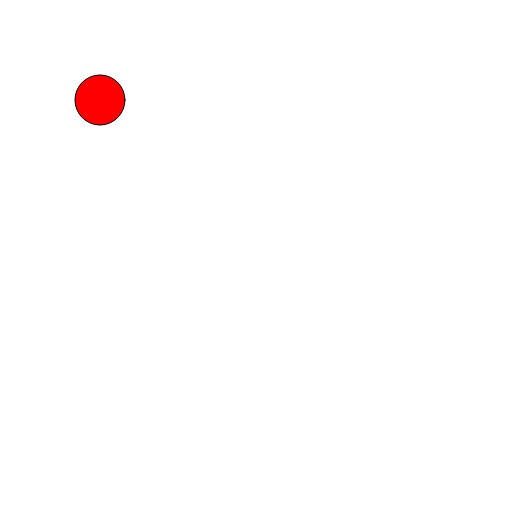
Frame 1 (no input)
Frame 60 (no input): identical to frame 1, image omitted
Frame 120 (the mouse pressed at the canvas centre since frame 60): identical to frame 1, image omitted

The p5.js sketch that drew this single still picture (run headless with seeded random() and noise() and a simulated clock; from frame 60 on, the mouse is pressed at the canvas centre):

// p5.js sketch
// ── sketch.js
let x = 100;
let y = 100;

function setup() {
  createCanvas(512, 512);
  fill(255, 0, 0);
}

function draw() {
  if (keyIsDown(LEFT_ARROW)) {
    x -= 5;
  }

  if (keyIsDown(RIGHT_ARROW)) {
    x += 5;
  }

  if (keyIsDown(UP_ARROW)) {
    y -= 5;
  }

  if (keyIsDown(DOWN_ARROW)) {
    y += 5;
  }

  clear();
  circle(x, y, 50);
}
// det den går er at du kan få en bold til at bevæge sig rundt på skærmen
